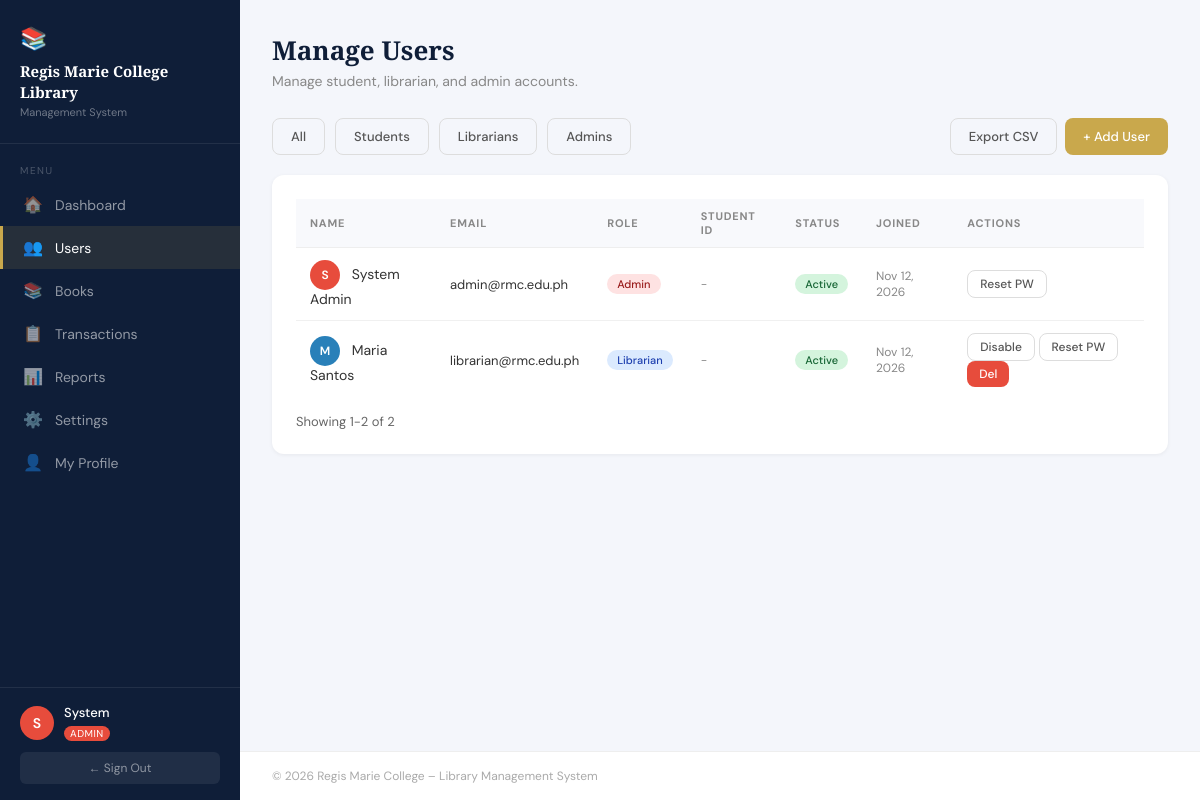
The page /admin/users.php (signed in) on the database its author committed.
### tables this page shows
CREATE TABLE IF NOT EXISTS users (
    id INT AUTO_INCREMENT PRIMARY KEY,
    student_id VARCHAR(20) UNIQUE,
    full_name VARCHAR(100) NOT NULL,
    email VARCHAR(100) UNIQUE NOT NULL,
    password VARCHAR(255) NOT NULL,
    role ENUM('admin', 'librarian', 'student') NOT NULL DEFAULT 'student',
    contact_number VARCHAR(20),
    address TEXT,
    status ENUM('active', 'inactive') DEFAULT 'active',
    created_at TIMESTAMP DEFAULT CURRENT_TIMESTAMP,
    updated_at TIMESTAMP DEFAULT CURRENT_TIMESTAMP ON UPDATE CURRENT_TIMESTAMP
);

### includes/config.php (called while the page is built, shortened)
<?php
function dbSelect($conn, $sql, $types = '', $params = []) {
    $stmt = $conn->prepare($sql);
    if ($types !== '') {
        $stmt->bind_param($types, ...$params);
    }
    $stmt->execute();
    return $stmt->get_result();
}
function initial($name) {
    $name = trim((string)$name);
    if ($name === '' || !preg_match('/^./us', $name, $matches)) {
        return '?';
    }
    return strtoupper($matches[0]);
}
?>

### admin/users.php (the view, shortened to what this page needs)
<?php
require_once '../includes/config.php';
require_once '../includes/pagination.php';
require_once '../includes/reservations.php';
$activePage    = 'users';
$allowedRoles = ['student', 'librarian', 'admin'];
$role_filter = trim($_GET['role'] ?? '');
if (!in_array($role_filter, $allowedRoles, true)) {
    $role_filter = '';
}
$where = '';
$types = '';
$params = [];
$countRes = dbSelect($conn, "SELECT COUNT(*) c FROM users $where", $types, $params);
$totalUsers = (int)($countRes ? $countRes->fetch_assoc()['c'] : 0);
$pager = paginate($totalUsers, 20);
$sql = "SELECT * FROM users $where ORDER BY role, full_name LIMIT ? OFFSET ?";
$typesP = $types . 'ii';
$paramsP = array_merge($params, [$pager['per_page'], $pager['offset']]);
$users = dbSelect($conn, $sql, $typesP, $paramsP);
require_once '../includes/header.php';
?>
<div class="page-header">
  <h1>Manage Users</h1>
  <p>Manage student, librarian, and admin accounts.</p>
</div>
<div style="display:flex;justify-content:space-between;margin-bottom:20px;gap:12px;flex-wrap:wrap;">
  <div style="display:flex;gap:10px">
    <a href="users.php" class="btn btn-outline <?= !$role_filter?'btn-primary':'' ?>">All</a>
    <a href="?role=student" class="btn btn-outline <?= $role_filter==='student'?'btn-primary':'' ?>">Students</a>
    <a href="?role=librarian" class="btn btn-outline <?= $role_filter==='librarian'?'btn-primary':'' ?>">Librarians</a>
    <a href="?role=admin" class="btn btn-outline <?= $role_filter==='admin'?'btn-primary':'' ?>">Admins</a>
  </div>
  <div style="display:flex;gap:8px">
    <a class="btn btn-outline" href="<?= SITE_URL ?>/admin/exports/users.php?<?= http_build_query(array_intersect_key($_GET, array_flip(['role']))) ?>">Export CSV</a>
    <a href="?action=add" class="btn btn-gold">+ Add User</a>
  </div>
</div>
<div class="card">
  <div class="table-wrap">
    <table>
      <thead><tr><th>Name</th><th>Email</th><th>Role</th><th>Student ID</th><th>Status</th><th>Joined</th><th>Actions</th></tr></thead>
      <tbody>
      <?php if ($totalUsers === 0): ?>
        <tr><td colspan="7" style="text-align:center;color:#888;padding:24px">No results found.</td></tr>
      <?php else: while ($u = $users->fetch_assoc()): ?>
        <tr>
          <td>
            <div style="width:30px;height:30px;border-radius:50%;background:<?= ['admin'=>'#e74c3c','librarian'=>'#2980b9','student'=>'#27ae60'][$u['role']] ?>;display:inline-flex;align-items:center;justify-content:center;color:white;font-size:12px;font-weight:600;margin-right:8px;vertical-align:middle">
              <?= htmlspecialchars(initial($u['full_name'])) ?>
            </div>
            <?= htmlspecialchars($u['full_name']) ?>
          </td>
          <td style="font-size:13px"><?= htmlspecialchars($u['email']) ?></td>
          <td>
            <span class="badge <?= ['admin'=>'badge-danger','librarian'=>'badge-info','student'=>'badge-success'][$u['role']] ?>">
              <?= ucfirst($u['role']) ?>
            </span>
          </td>
          <td style="font-size:12px;color:#888"><?= htmlspecialchars($u['student_id'] ?? '-') ?></td>
          <td>
            <span class="badge <?= $u['status']==='active'?'badge-success':'badge-secondary' ?>">
              <?= ucfirst($u['status']) ?>
            </span>
          </td>
          <td style="font-size:12px;color:#888"><?= date('M d, Y', strtotime($u['created_at'])) ?></td>
          <td>
            <?php if ((int)$u['id'] !== (int)$_SESSION['user_id']): ?>
            <form method="POST" style="display:inline">
              <button type="submit" class="btn btn-sm btn-outline"><?= $u['status']==='active'?'Disable':'Enable' ?></button>
            </form>
            <?php endif; ?>
            <form method="POST" style="display:inline" onsubmit="return confirm(<?= htmlspecialchars(json_encode('Reset the password for ' . $u['full_name'] . '?'), ENT_QUOTES) ?>)">
              <button type="submit" class="btn btn-sm btn-outline">Reset PW</button>
            </form>
            <?php if ((int)$u['id'] !== (int)$_SESSION['user_id']): ?>
            <form method="POST" style="display:inline" onsubmit="return confirm('Delete this user?')">
              <button type="submit" class="btn btn-sm btn-danger">Del</button>
            </form>
            <?php endif; ?>
          </td>
        </tr>
      <?php endwhile; endif; ?>
      </tbody>
    </table>
  </div>
  <?= renderPagination($pager) ?>
</div>
<?php require_once '../includes/footer.php'; ?>

### includes/header.php (shortened to what this page needs)
<?php
$role = $_SESSION['user_role'] ?? '';
$name = $_SESSION['user_name'] ?? '';
$navItems = [];
if ($role === 'admin') {
    $navItems = [
        ['url' => SITE_URL.'/admin/dashboard.php',   'icon' => '🏠', 'label' => 'Dashboard',   'key' => 'dashboard'],
        ['url' => SITE_URL.'/admin/users.php',        'icon' => '👥', 'label' => 'Users',        'key' => 'users'],
        ['url' => SITE_URL.'/admin/books.php',        'icon' => '📚', 'label' => 'Books',        'key' => 'books'],
        ['url' => SITE_URL.'/admin/transactions.php', 'icon' => '📋', 'label' => 'Transactions', 'key' => 'transactions'],
        ['url' => SITE_URL.'/admin/reports.php',      'icon' => '📊', 'label' => 'Reports',      'key' => 'reports'],
        ['url' => SITE_URL.'/admin/settings.php',     'icon' => '⚙️', 'label' => 'Settings',     'key' => 'settings'],
        ['url' => SITE_URL.'/admin/profile.php',      'icon' => '👤', 'label' => 'My Profile',    'key' => 'profile'],
    ];
}
?>
<!DOCTYPE html>
<html lang="en">
<head>
</head>
<body>
<aside class="sidebar">
  <div class="sidebar-brand">
    <span class="book-icon">📚</span>
    <h3><?= htmlspecialchars(LIBRARY_NAME) ?></h3>
    <p>Management System</p>
  </div>
  <nav class="nav-section">
    <div class="nav-label">Menu</div>
    <?php foreach ($navItems as $item): ?>
      <a href="<?= $item['url'] ?>" class="nav-item <?= ($activePage ?? '') === $item['key'] ? 'active' : '' ?>">
        <span class="icon"><?= $item['icon'] ?></span>
        <?= htmlspecialchars($item['label']) ?>
      </a>
    <?php endforeach; ?>
  </nav>
  <div class="sidebar-user">
    <div class="user-info">
      <div class="user-avatar"><?= htmlspecialchars(initial($name)) ?></div>
      <div class="user-details">
        <div class="name"><?= htmlspecialchars(explode(' ', $name)[0]) ?></div>
        <span class="role-tag"><?= ucfirst($role) ?></span>
      </div>
    </div>
    <a href="<?= SITE_URL ?>/logout.php" class="btn-logout">← Sign Out</a>
  </div>
</aside>
<div class="content-wrap">
<main class="main">

### includes/pagination.php (shortened to what this page needs)
<?php
function paginate(int $total, int $perPage = 20): array {
    $perPage = max(1, $perPage);
    $pages = max(1, (int)ceil($total / $perPage));
    $page = isset($_GET['page']) ? (int)$_GET['page'] : 1;
    $offset = ($page - 1) * $perPage;
    $from = $total > 0 ? $offset + 1 : 0;
    $to = $total > 0 ? min($offset + $perPage, $total) : 0;
    return ['page'=>$page,'per_page'=>$perPage,'pages'=>$pages,'offset'=>$offset,'total'=>$total,'from'=>$from,'to'=>$to];
}
function renderPagination(array $p): string {
    $html = '<div style="display:flex;justify-content:space-between;align-items:center;gap:12px;margin-top:14px;flex-wrap:wrap">';
    $html .= '<div style="font-size:13px;color:#666">Showing ' . $p['from'] . '-' . $p['to'] . ' of ' . $p['total'] . '</div>';
    if ($p['pages'] <= 1) { $html .= '</div>'; return $html; }
    $html .= '<div style="display:flex;gap:6px;flex-wrap:wrap;align-items:center">';
    $html .= '</div></div>';
    return $html;
}
?>

### includes/footer.php (shortened to what this page needs)
</main>
<footer class="site-footer">
  © <?= date('Y') ?> Regis Marie College – Library Management System
</footer>
</div>
</body>
</html>

### rows shown on the page
users: full_name "S", full_name "System Admin", email "admin@rmc.edu.ph", role "Admin", student "-", status "Active", created_at "Nov 12, 2026"
users: full_name "M", full_name "Maria Santos", email "librarian@rmc.edu.ph", role "Librarian", student "-", status "Active", created_at "Nov 12, 2026", shows "Disable"

### other values the page prints
LIBRARY_NAME "Regis Marie College Library"
$item['icon'] "🏠"
$item['label'] "Dashboard"
$item['icon'] "👥"
$item['label'] "Users"
$item['icon'] "📚"
$item['label'] "Books"
$item['icon'] "📋"
$item['label'] "Transactions"
$item['icon'] "📊"
$item['label'] "Reports"
$item['icon'] "⚙️"
$item['label'] "Settings"
$item['icon'] "👤"
$item['label'] "My Profile"
